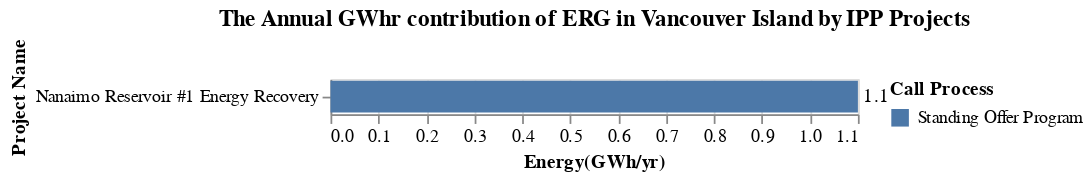

Notebook code cell kept with this figure:
### Markdown cell above
The bar chart energy_VI_Loc_chart, shows the energy contribution for each of these ERG projects and the call process by which it was acquired. 

The bar chart capacity_VI_Loc_chart, shows the capacity contribution for each of these ERG projects and the call process by which it was acquired.

### Code cell
title = alt.TitleParams('The Annual GWhr contribution of ERG in Vancouver Island by IPP Projects')

capacity_IPP = alt.Chart(data_VI, title = title).mark_bar().encode(
                    alt.Y('Project_name', title='Project Name',sort='x'),
                    alt.X('sum(Energy(GWh/yr))', title='Energy(GWh/yr)'),
                    alt.Color('Call_process', title = 'Call Process')).properties( width=300)
energy_VI_Loc_chart = capacity_IPP + capacity_IPP.mark_text(
    color = 'black', align='left', dx = 3).encode(text='sum(Energy(GWh/yr))',color=alt.value('black'))
energy_VI_Loc_chart

### Figure 1 — Vega-Lite specification as saved in the notebook (floating-point values rounded to 4 significant figures)
{"config": {"view": {"continuousWidth": 300, "continuousHeight": 300}}, "layer": [{"mark": {"type": "bar"}, "encoding": {"color": {"field": "Call_process", "title": "Call Process", "type": "nominal"}, "x": {"aggregate": "sum", "field": "Energy(GWh/yr)", "title": "Energy(GWh/yr)", "type": "quantitative"}, "y": {"field": "Project_name", "sort": "x", "title": "Project Name", "type": "nominal"}}, "title": {"text": "The Annual GWhr contribution of ERG in Vancouver Island by IPP Projects"}}, {"mark": {"type": "text", "align": "left", "color": "black", "dx": 3}, "encoding": {"color": {"value": "black"}, "text": {"aggregate": "sum", "field": "Energy(GWh/yr)", "type": "quantitative"}, "x": {"aggregate": "sum", "field": "Energy(GWh/yr)", "title": "Energy(GWh/yr)", "type": "quantitative"}, "y": {"field": "Project_name", "sort": "x", "title": "Project Name", "type": "nominal"}}, "title": {"text": "The Annual GWhr contribution of ERG in Vancouver Island by IPP Projects"}}], "data": {"name": "data-f918b8a0d2d84f455051427a266c0ea0"}, "width": 300, "$schema": "https://vega.github.io/schema/vega-lite/v5.20.1.json", "datasets": {"data-f918b8a0d2d84f455051427a266c0ea0": [{"Sub_region": "Vancouver Island", "Project_name": "Nanaimo Reservoir #1 Energy Recovery", "IPP_seller": "City of Nanaimo", "Location": "Nanaimo", "Type": "ERG", "Year": "2010", "Call_process": "Standing Offer Program", "Capacity(MW)": 0.3, "Energy(GWh/yr)": 1.1, "Region": "Vancouver Island"}]}}
